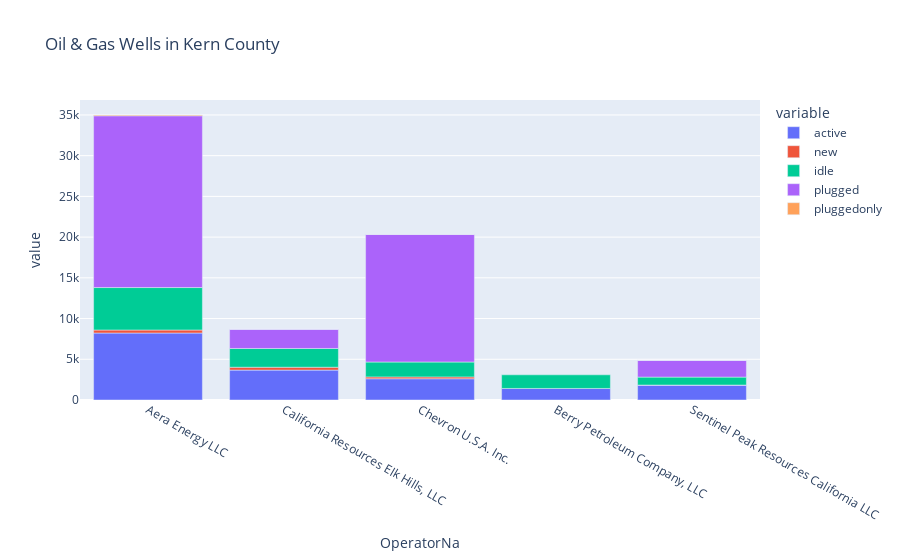

The notebook cell saved with this chart:
### Code cell
fig = px.bar(oilsubset2.head(5), x="OperatorNa", y=["active", "new", "idle","plugged","pluggedonly"], title="Oil & Gas Wells in Kern County")
fig.show()

### Figure 1 — Plotly figure (JSON) as saved in the notebook; plotly's stock layout.template omitted (floating-point values rounded to 4 significant figures)
{"data": [{"alignmentgroup": "True", "hovertemplate": "variable=active<br>OperatorNa=%{x}<br>value=%{y}<extra></extra>", "legendgroup": "active", "marker": {"color": "#636efa", "pattern": {"shape": ""}}, "name": "active", "offsetgroup": "active", "orientation": "v", "showlegend": true, "textposition": "auto", "type": "bar", "x": ["Aera Energy LLC", "California Resources Elk Hills, LLC", "Chevron U.S.A. Inc.", "Berry Petroleum Company, LLC", "Sentinel Peak Resources California LLC"], "xaxis": "x", "y": [8223, 3670, 2610, 1417, 1828], "yaxis": "y"}, {"alignmentgroup": "True", "hovertemplate": "variable=new<br>OperatorNa=%{x}<br>value=%{y}<extra></extra>", "legendgroup": "new", "marker": {"color": "#EF553B", "pattern": {"shape": ""}}, "name": "new", "offsetgroup": "new", "orientation": "v", "showlegend": true, "textposition": "auto", "type": "bar", "x": ["Aera Energy LLC", "California Resources Elk Hills, LLC", "Chevron U.S.A. Inc.", "Berry Petroleum Company, LLC", "Sentinel Peak Resources California LLC"], "xaxis": "x", "y": [372, 352, 226, null, 7], "yaxis": "y"}, {"alignmentgroup": "True", "hovertemplate": "variable=idle<br>OperatorNa=%{x}<br>value=%{y}<extra></extra>", "legendgroup": "idle", "marker": {"color": "#00cc96", "pattern": {"shape": ""}}, "name": "idle", "offsetgroup": "idle", "orientation": "v", "showlegend": true, "textposition": "auto", "type": "bar", "x": ["Aera Energy LLC", "California Resources Elk Hills, LLC", "Chevron U.S.A. Inc.", "Berry Petroleum Company, LLC", "Sentinel Peak Resources California LLC"], "xaxis": "x", "y": [5213, 2305, 1830, 1677, 976], "yaxis": "y"}, {"alignmentgroup": "True", "hovertemplate": "variable=plugged<br>OperatorNa=%{x}<br>value=%{y}<extra></extra>", "legendgroup": "plugged", "marker": {"color": "#ab63fa", "pattern": {"shape": ""}}, "name": "plugged", "offsetgroup": "plugged", "orientation": "v", "showlegend": true, "textposition": "auto", "type": "bar", "x": ["Aera Energy LLC", "California Resources Elk Hills, LLC", "Chevron U.S.A. Inc.", "Berry Petroleum Company, LLC", "Sentinel Peak Resources California LLC"], "xaxis": "x", "y": [21089, 2345, 15657, null, 2052], "yaxis": "y"}, {"alignmentgroup": "True", "hovertemplate": "variable=pluggedonly<br>OperatorNa=%{x}<br>value=%{y}<extra></extra>", "legendgroup": "pluggedonly", "marker": {"color": "#FFA15A", "pattern": {"shape": ""}}, "name": "pluggedonly", "offsetgroup": "pluggedonly", "orientation": "v", "showlegend": true, "textposition": "auto", "type": "bar", "x": ["Aera Energy LLC", "California Resources Elk Hills, LLC", "Chevron U.S.A. Inc.", "Berry Petroleum Company, LLC", "Sentinel Peak Resources California LLC"], "xaxis": "x", "y": [96, 1, 3, null, 1], "yaxis": "y"}], "layout": {"autosize": true, "barmode": "relative", "legend": {"title": {"text": "variable"}, "tracegroupgap": 0}, "title": {"text": "Oil & Gas Wells in Kern County"}, "xaxis": {"anchor": "y", "autorange": true, "domain": [0, 1], "range": [-0.5, 4.5], "title": {"text": "OperatorNa"}, "type": "category"}, "yaxis": {"anchor": "x", "autorange": true, "domain": [0, 1], "range": [0, 36830.0], "title": {"text": "value"}, "type": "linear"}}}
